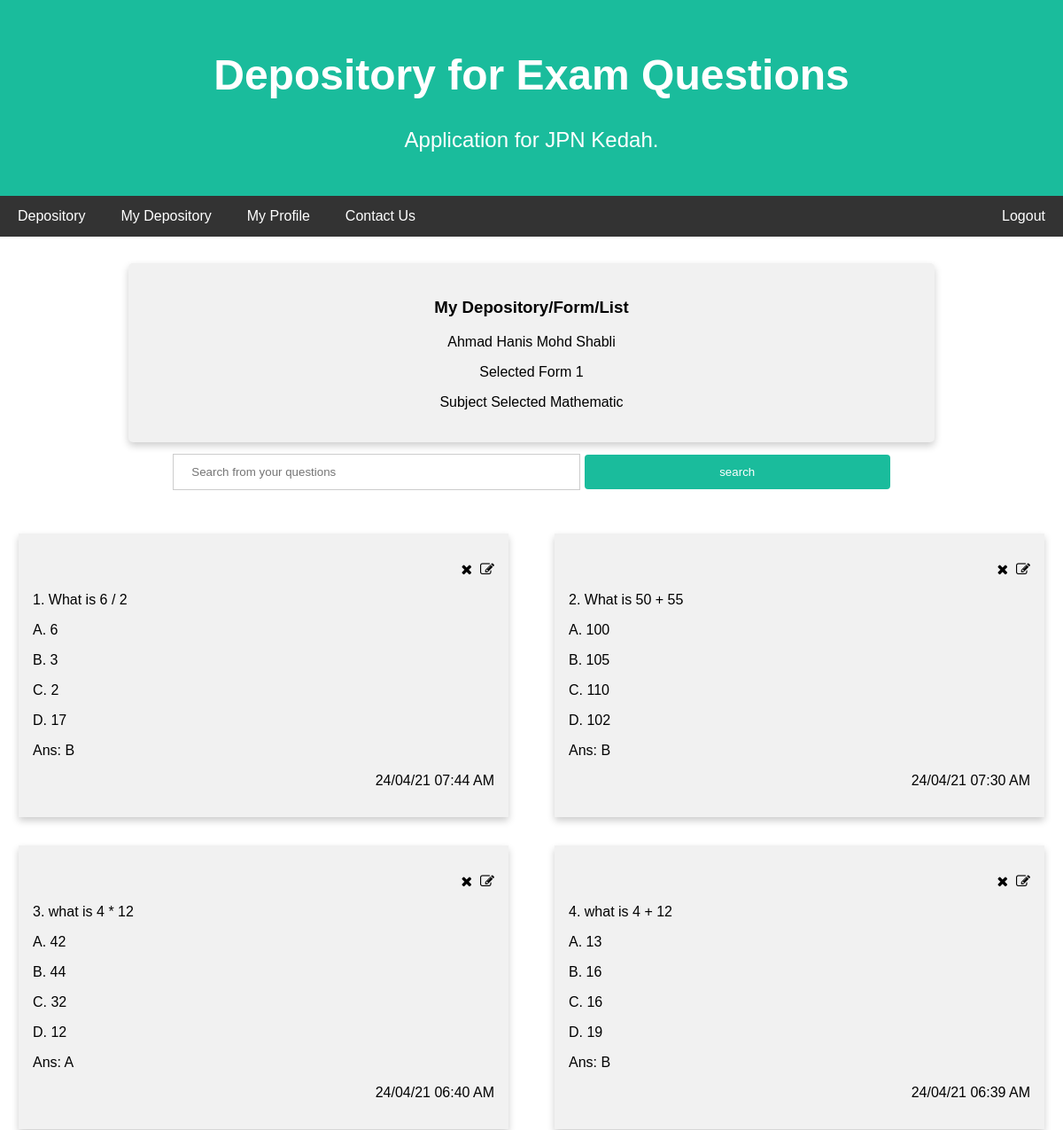
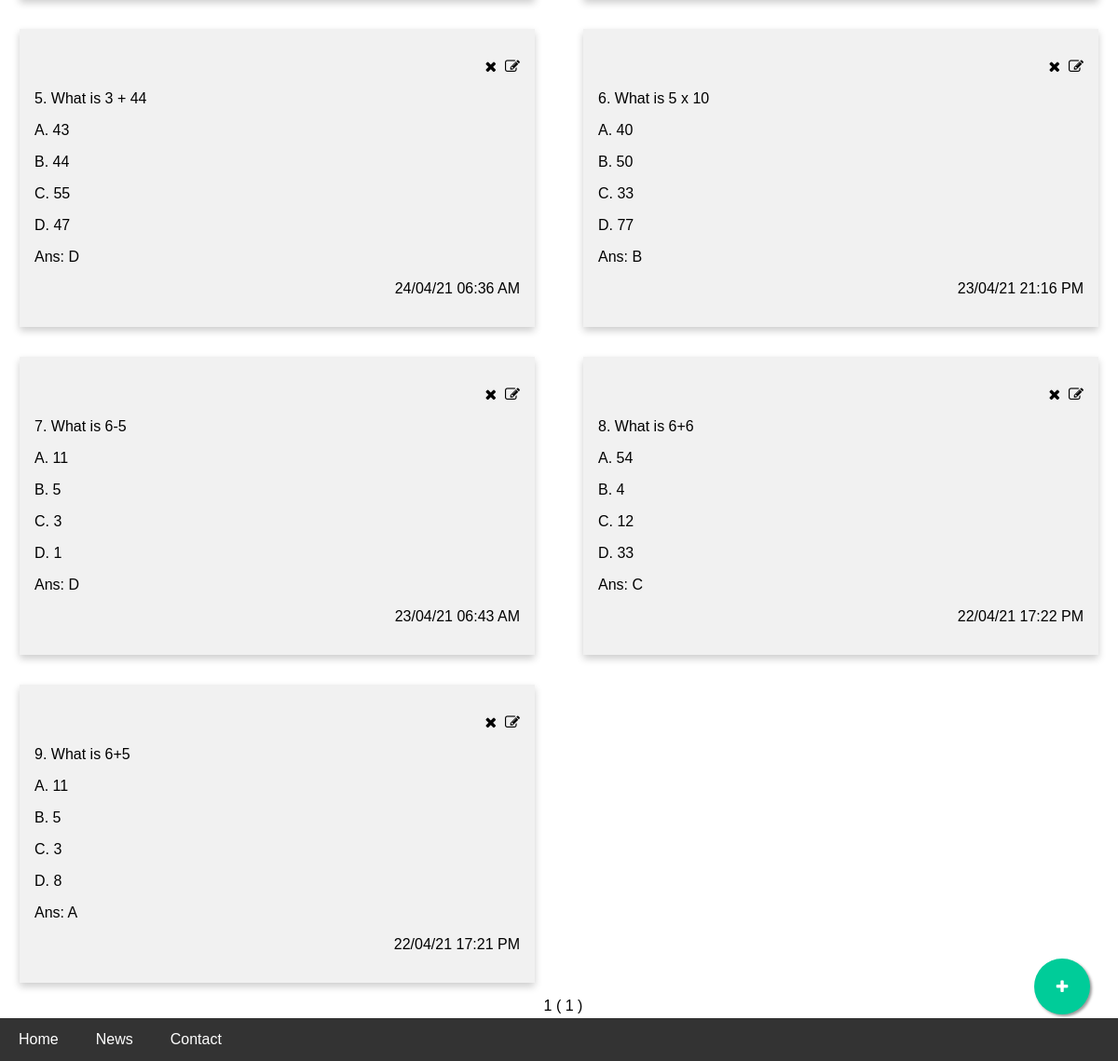
/php/myquestionslist.php?yearform=Form 1&subject=Mathematic&pageno=1 (signed in), run on an earlier commit of the app's database (2 pictures, top to bottom).
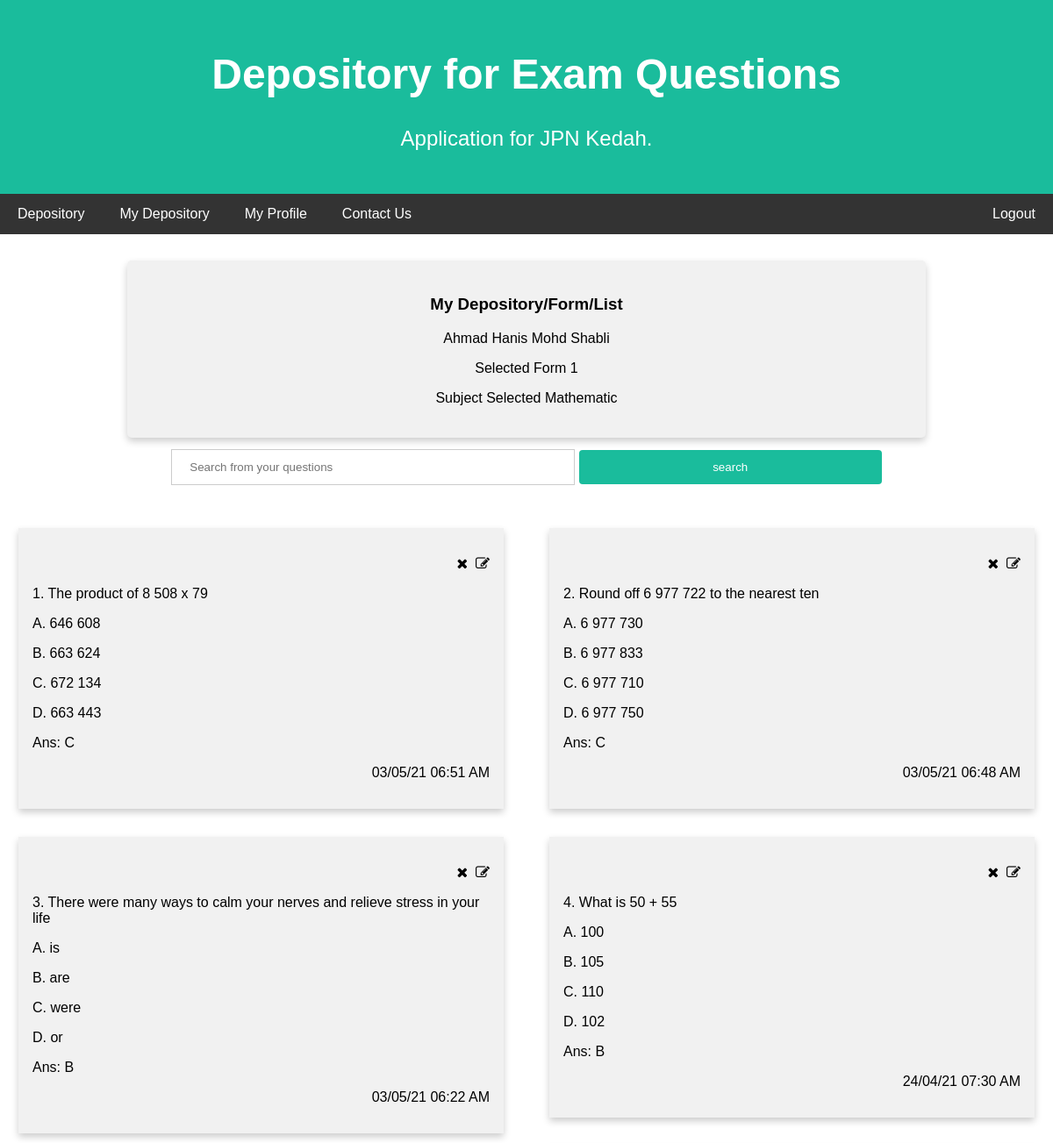
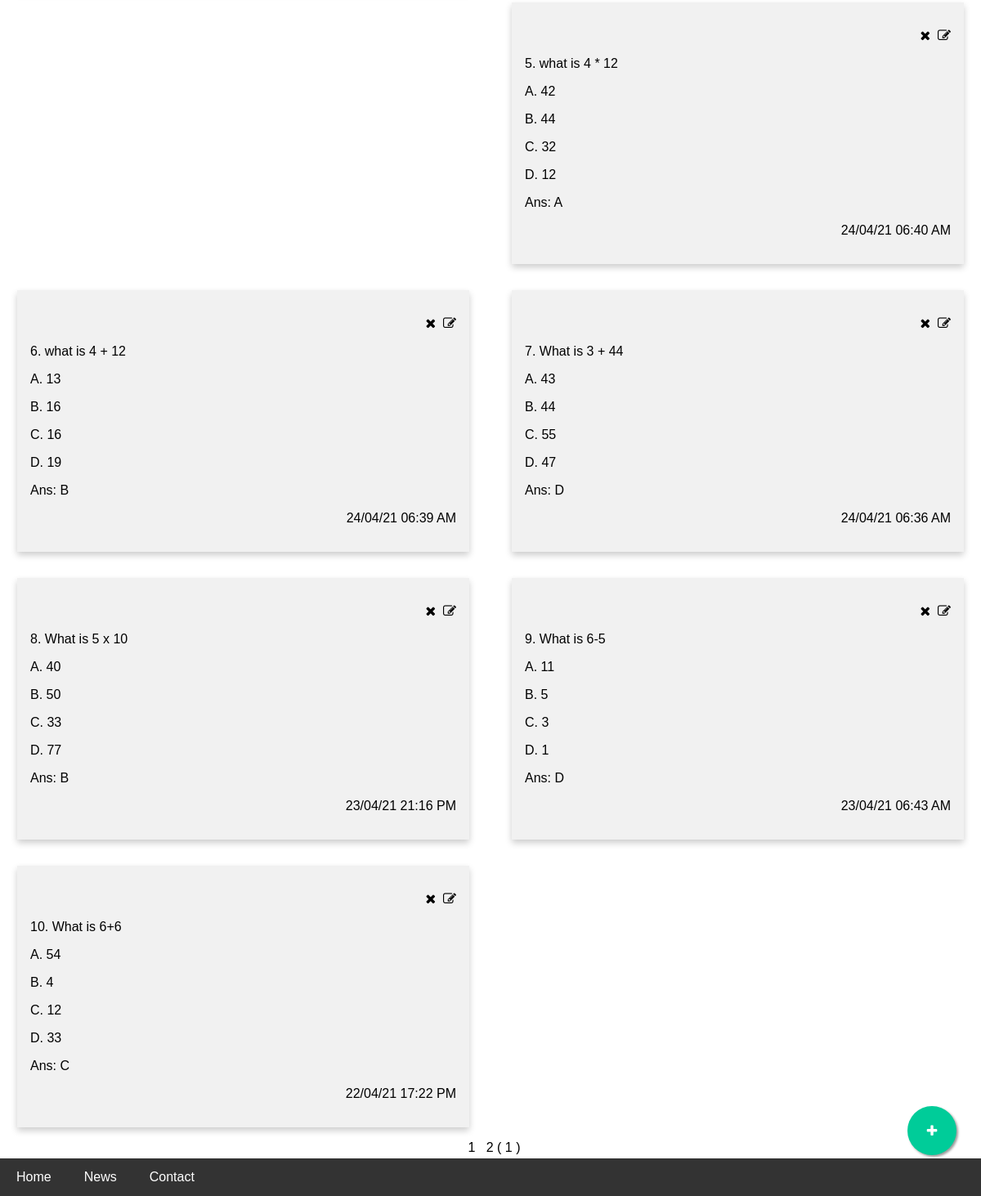
And on a later commit of the database (2 pictures, top to bottom).
### tables this page shows
CREATE TABLE `tbl_questions` (
  `q_id` int(6) NOT NULL,
  `form` varchar(6) NOT NULL,
  `subject_name` varchar(30) NOT NULL,
  `user_email` varchar(60) NOT NULL,
  `question` varchar(500) NOT NULL,
  `ans_a` varchar(200) NOT NULL,
  `ans_b` varchar(200) NOT NULL,
  `ans_c` varchar(200) NOT NULL,
  `ans_d` varchar(200) NOT NULL,
  `ans` varchar(1) NOT NULL,
  `date_created` datetime(6) NOT NULL DEFAULT current_timestamp(6)
);

### php/myquestionslist.php (the view, shortened to what the changed rows need)
<?php
include_once("dbconnect.php");
if ($_SESSION["session_id"]) {
    $user_email = $_SESSION["email"];
    $yearform = $_GET['yearform'];
    $subject = $_GET['subject'];
    $pageno = (int)$_GET['pageno'];
    $results_per_page = 10;
    $page_first_result = ($pageno - 1) * $results_per_page;
    if (isset($_GET['button'])) {
        if ($_GET['button'] === 'search') {
            $searchkey = addslashes($_GET['search']);
            $sqllistquestions = "SELECT * FROM tbl_questions WHERE user_email = '$user_email' AND form = '$yearform' AND subject_name = '$subject' AND question LIKE '%$searchkey%' ORDER BY date_created DESC";
        }
        if ($_GET['button'] === 'delete') {
            $qid = $_GET['qid'];
            $sqldelete = "DELETE FROM tbl_questions WHERE q_id='$qid' AND user_email = '$user_email'";
            $stmt = $conn->prepare($sqldelete);
            if ($stmt->execute()) {
                echo "<script> alert('Delete Success')</script>";
            } else {
                echo "<script> alert('Delete Failed')</script>";
            }
            $sqllistquestions = "SELECT * FROM tbl_questions WHERE user_email = '$user_email' AND form = '$yearform' AND subject_name = '$subject' ORDER BY date_created DESC";
        }
    } else {
        $sqllistquestions = "SELECT * FROM tbl_questions WHERE user_email = '$user_email' AND form = '$yearform' AND subject_name = '$subject' ORDER BY date_created DESC";
    }
    $stmt = $conn->prepare($sqllistquestions);
    $stmt->execute();
    $rows = $stmt->fetchAll();
    $number_of_result = $stmt->rowCount();
    $number_of_page = ceil($number_of_result / $results_per_page);
    $sqllistquestionswithlimit = $sqllistquestions . " LIMIT $page_first_result , $results_per_page";
    $stmt = $conn->prepare($sqllistquestionswithlimit);
    $stmt->execute();
    $rows = $stmt->fetchAll();
} else {
    echo "<script> alert('Session not available. Please login')</script>";
    echo "<script> window.location.replace('../html/login.html')</script>";
}
?>
<!DOCTYPE html>
<html>
<head>
    <link rel="stylesheet" href="../css/style.css">
    <link rel="stylesheet" href="https://maxcdn.bootstrapcdn.com/font-awesome/4.5.0/css/font-awesome.min.css">
    <link rel="stylesheet" href="https://cdnjs.cloudflare.com/ajax/libs/font-awesome/4.7.0/css/font-awesome.min.css">
</head>
<body>
    <div class="header">
        <h1>Depository for Exam Questions</h1>
    </div>
    <?php
    $num = 1;
    echo "<div class='row-question'>";
    foreach ($rows as $question) {
        $qid = $question['q_id'];
        echo "<div class='column-question'>";
        echo " <div class='card-question'>";
        echo "<p align='right'><a href='myquestionslist.php?button=delete&yearform=$yearform&subject=$subject&qid=$qid&pageno=1'
        class='fa fa-remove' onclick='return deleteDialog()'></a>&nbsp&nbsp<a href='editquestion.php?yearform=$yearform&subject=$subject&qid=$qid&pageno=1'
        class='fa fa-edit''></a></p>";
        echo "<p align='left'>" . $num++ . ". " . ($question['question']) . "</p>";
        echo "<p align='left'>A.  " . ($question['ans_a']) . "</p>";
        echo "<p align='left'>B.  " . ($question['ans_b']) . "</p>";
        echo "<p align='left'>C.  " . ($question['ans_c']) . "</p>";
        echo "<p align='left'>D.  " . ($question['ans_d']) . "</p>";
        echo "<p align='left'>Ans:  " . ($question['ans']) . "</p>";
        echo "<p align='right'>" . date_format(date_create($question['date_created']), 'd/m/y H:i A') . "</p>";
        echo "</div>";
        echo "</div>";
    }
    echo "</div>";
    echo "<div class='row-pages'>";
    echo"<center>";
    for ($page = 1; $page <= $number_of_page; $page++) {
        echo '<a href = "myquestionslist.php?pageno=' . $page . '&yearform=' . $yearform . '&subject=' . $subject . '">&nbsp&nbsp' . $page . ' </a>';
    }
    echo " ( ".$pageno." )";
    echo"</center>";
    echo "</div>";
    ?>
</body>
</html>

What changed in the data, as far as the page shows it:
removed tbl_questions: question "What is 6 / 2", ans_a "6", ans_b "3", ans_c "2", ans_d "17", ans "B", date_created "24/04/21 07:44 AM"
no longer on this page (row unchanged): tbl_questions: question "What is 6+5", ans_a "11", ans_b "5", ans_c "3", ans_d "8", ans "A", date_created "22/04/21 17:21 PM"
added tbl_questions: question "The product of 8 508 x 79", ans_a "646 608", ans_b "663 624", ans_c "672 134", ans_d "663 443", ans "C", date_created "03/05/21 06:51 AM"
added tbl_questions: question "Round off 6 977 722 to the nearest ten", ans_a "6 977 730", ans_b "6 977 833", ans_c "6 977 710", ans_d "6 977 750", ans "C", date_created "03/05/21 06:48 AM"
added tbl_questions: question "There were many ways to calm your nerves and relieve stress in your life", ans_a "is", ans_b "are", ans_c "were", ans_d "or", ans "B", date_created "03/05/21 06:22 AM"
Also different on the page:
new list line: "2"
